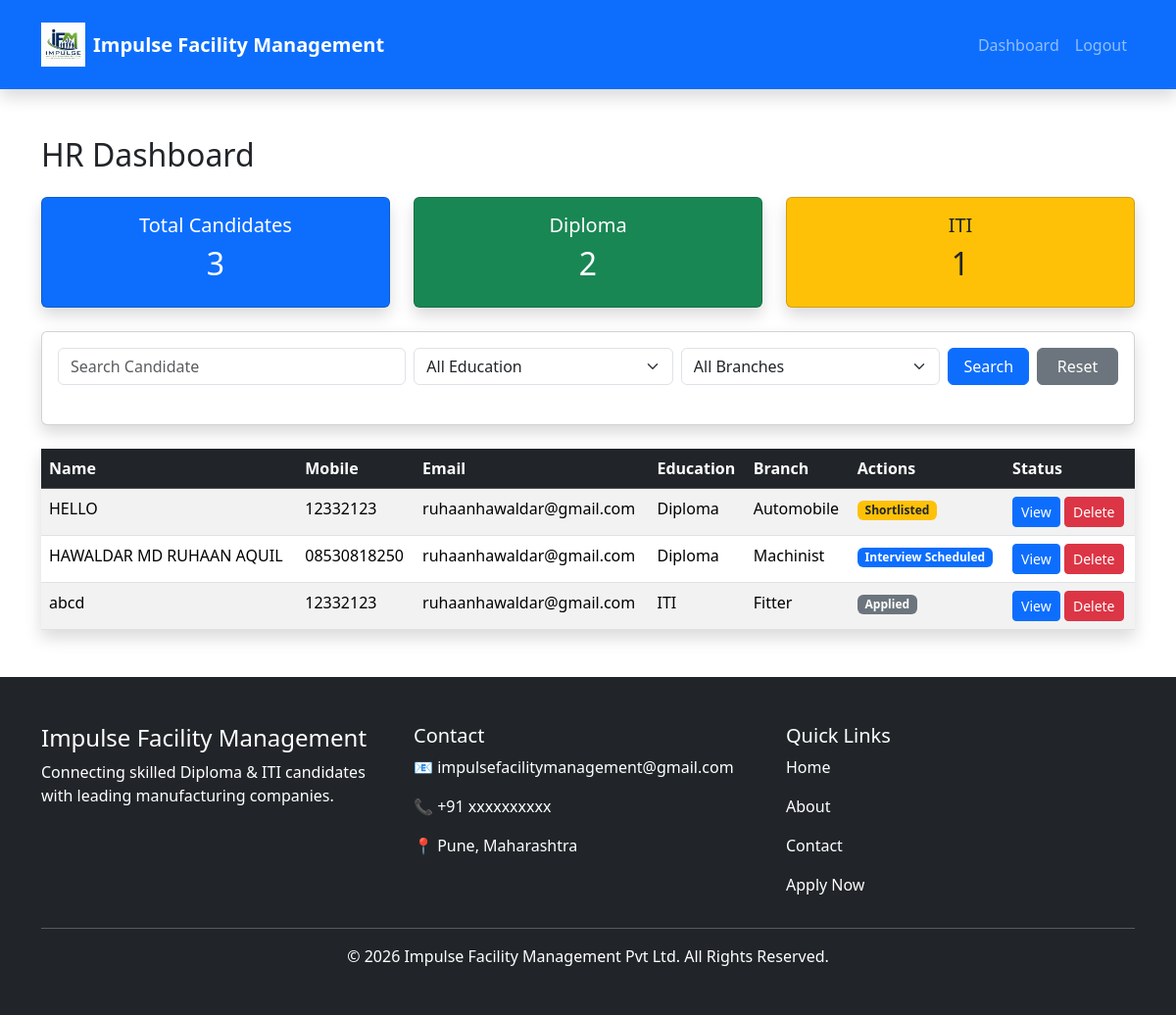
The page /dashboard/ (signed in) on the database its author committed.
### candidates/models.py (models this page shows)
class Candidate(models.Model):
    EDUCATION_CHOICES = [
        ("Diploma", "Diploma"),
        ("ITI", "ITI"),
    ]
    BRANCH_CHOICES = [
        ("Mechanical", "Mechanical"),
        ("Electrical", "Electrical"),
        ("Electronics", "Electronics"),
        ("Civil", "Civil"),
        ("Computer", "Computer"),
        ("CNC Operator", "CNC Operator"),
        ("Fitter", "Fitter"),
        ("Turner", "Turner"),
        ("Welder", "Welder"),
        ("Machinist", "Machinist"),
        ("Automobile", "Automobile"),
    ]
    EXPERIENCE_CHOICES = [
        ("Fresher", "Fresher"),
        ("0-1 Year", "0-1 Year"),
        ("1-3 Years", "1-3 Years"),
        ("3-5 Years", "3-5 Years"),
        ("5+ Years", "5+ Years"),
    ]
    STATUS_CHOICES = [
        ("Applied", "Applied"),
        ("Under Review", "Under Review"),
        ("Shortlisted", "Shortlisted"),
        ("Interview Scheduled", "Interview Scheduled"),
        ("Selected", "Selected"),
        ("Rejected", "Rejected"),
        ("Joined", "Joined"),
    ]
    name = models.CharField(max_length=100)
    mobile = models.CharField(max_length=15)
    email = models.EmailField()
    education = models.CharField(
        max_length=20,
        choices=EDUCATION_CHOICES
    )
    branch = models.CharField(
        max_length=50,
        choices=BRANCH_CHOICES
    )
    college = models.CharField(max_length=150)
    passing_year = models.IntegerField()
    percentage = models.DecimalField(max_digits=5, decimal_places=2)
    experience = models.CharField(
        max_length=30,
        choices=EXPERIENCE_CHOICES
    )
    status = models.CharField(
        max_length=30,
        choices=STATUS_CHOICES,
        default="Applied"
    )
    created_at = models.DateTimeField(auto_now_add=True)

### candidates/views.py (the view)
# urls.py: path("dashboard/", views.dashboard, name="dashboard"),
@login_required
def dashboard(request):
    search = request.GET.get("search", "")
    education = request.GET.get("education", "")
    branch = request.GET.get("branch", "")
    candidates = Candidate.objects.all()
    if search:
        candidates = candidates.filter(
            Q(name__icontains=search) |
            Q(branch__icontains=search) |
            Q(college__icontains=search)
        )
    if education:
        candidates = candidates.filter(education=education)
    if branch:
        candidates = candidates.filter(branch=branch)
    context = {
        "candidates": candidates,
        "total": Candidate.objects.count(),
        "diploma": Candidate.objects.filter(education="Diploma").count(),
        "iti": Candidate.objects.filter(education="ITI").count(),
        "search": search,
        "education": education,
        "branch": branch,
        "education_choices": Candidate.EDUCATION_CHOICES,
        "branch_choices": Candidate.BRANCH_CHOICES,
    }
    return render(request, "dashboard.html", context)

### templates/dashboard.html (shortened to what this page needs)
{% extends 'base.html' %}
{% block content %}
<h2 class="mb-4">HR Dashboard</h2>
<div class="row mb-4">
    <div class="col-md-4">
        <div class="card bg-primary text-white shadow">
            <div class="card-body text-center">
                <h5>Total Candidates</h5>
                <h2>{{ total }}</h2>
            </div>
        </div>
    </div>
    <div class="col-md-4">
        <div class="card bg-success text-white shadow">
            <div class="card-body text-center">
                <h5>Diploma</h5>
                <h2>{{ diploma }}</h2>
            </div>
        </div>
    </div>
    <div class="col-md-4">
        <div class="card bg-warning text-dark shadow">
            <div class="card-body text-center">
                <h5>ITI</h5>
                <h2>{{ iti }}</h2>
            </div>
        </div>
    </div>
</div>
<div class="card shadow mb-4">
    <div class="card-body">
<form method="GET" class="mb-4">
    <div class="row g-2">
        <div class="col-md-4">
            <input
                type="text"
                name="search"
                class="form-control"
                placeholder="Search Candidate"
                value="{{ search }}">
        </div>
        <div class="col-md-3">
            <select name="education" class="form-select">
                <option value="">All Education</option>
            </select>
        </div>
        <div class="col-md-3">
            <select name="branch" class="form-select">
                <option value="">All Branches</option>
            </select>
        </div>
        <div class="col-md-1">
            <button class="btn btn-primary w-100">
                Search
            </button>
        </div>
        <div class="col-md-1">
            <a href="{% url 'dashboard' %}" class="btn btn-secondary w-100">
                Reset
            </a>
        </div>
    </div>
</form>
    </div>
</div>
<table class="table table-striped table-hover shadow">
    <thead class="table-dark">
        <tr>
            <th>Name</th>
            <th>Mobile</th>
            <th>Email</th>
            <th>Education</th>
            <th>Branch</th>
            <th>Actions</th>
            <th>Status</th>
        </tr>
    </thead>
    <tbody>
        {% for c in candidates %}
        <tr>
            <td>{{ c.name }}</td>
            <td>{{ c.mobile }}</td>
            <td>{{ c.email }}</td>
            <td>{{ c.education }}</td>
            <td>{{ c.branch }}</td>
            <td>
                {% if c.status == "Applied" %}
                <span class="badge bg-secondary">{{ c.status }}</span>
                {% elif c.status == "Under Review" %}
                <span class="badge bg-info">{{ c.status }}</span>
                {% elif c.status == "Shortlisted" %}
                <span class="badge bg-warning text-dark">{{ c.status }}</span>
                {% elif c.status == "Interview Scheduled" %}
                <span class="badge bg-primary">{{ c.status }}</span>
                {% elif c.status == "Selected" %}
                <span class="badge bg-success">{{ c.status }}</span>
                {% elif c.status == "Rejected" %}
                <span class="badge bg-danger">{{ c.status }}</span>
                {% else %}
                <span class="badge bg-dark">{{ c.status }}</span>
                {% endif %}
            </td>
            <td>
                <a href="/candidate/{{ c.id }}/" class="btn btn-primary btn-sm">
                    View
                </a>
                <a href="/candidate/delete/{{ c.id }}/" class="btn btn-danger btn-sm"
                    onclick="return confirm('Delete this candidate?');">
                    Delete
                </a>
            </td>
        </tr>
        {% empty %}
        <tr>
            <td colspan="6" class="text-center">
                No candidates found.
            </td>
        </tr>
        {% endfor %}
    </tbody>
</table>
{% endblock %}

### templates/base.html (shortened to what this page needs)
{% load static %}
<!DOCTYPE html>
<html lang="en">
<head>
    <link href="https://cdn.jsdelivr.net/npm/bootstrap@5.3.7/dist/css/bootstrap.min.css" rel="stylesheet">
    <link rel="stylesheet" href="{% static 'css/style.css' %}">
</head>
<body>
    <nav class="navbar navbar-expand-lg navbar-dark bg-primary shadow">
        <div class="container">
            <a class="navbar-brand d-flex align-items-center" href="/">
                <img src="{% static 'images/logo.png' %}" width="45" class="me-2">
                <span class="fw-bold">
                    Impulse Facility Management
                </span>
            </a>
            <div class="collapse navbar-collapse" id="navbarNav">
                <ul class="navbar-nav ms-auto">
                    {% if user.is_authenticated %}
                    <li class="nav-item">
                        <a class="nav-link" href="/dashboard/">Dashboard</a>
                    </li>
                    <li class="nav-item">
                        <a class="nav-link" href="/logout/">Logout</a>
                    </li>
                    {% endif %}
                </ul>
            </div>
        </div>
    </nav>
    <div class="container mt-5">
        {% block content %}
        {% endblock %}
    </div>
    <footer class="bg-dark text-white mt-5">
        <div class="container py-5">
            <div class="row">
                <div class="col-md-4">
                    <h4>Impulse Facility Management</h4>
                    <p>
                        Connecting skilled Diploma & ITI candidates with
                        leading manufacturing companies.
                    </p>
                </div>
                <div class="col-md-4">
                    <h5>Contact</h5>
                    <p>📧 impulsefacilitymanagement@gmail.com</p>
                    <p>📞 +91 xxxxxxxxxx</p>
                    <p>📍 Pune, Maharashtra</p>
                </div>
                <div class="col-md-4">
                    <h5>Quick Links</h5>
                    <p><a href="/" class="text-white text-decoration-none">Home</a></p>
                    <p><a href="/about/" class="text-white text-decoration-none">About</a></p>
                    <p><a href="/contact/" class="text-white text-decoration-none">Contact</a></p>
                    <p><a href="/register/" class="text-white text-decoration-none">Apply Now</a></p>
                </div>
            </div>
            <hr>
            <p class="text-center mb-0">
                © 2026 Impulse Facility Management Pvt Ltd. All Rights Reserved.
            </p>
        </div>
    </footer>
</body>
</html>

### static/css/style.css (style rules this page uses)
.navbar { padding:18px 0; }
.nav-link { transition:.3s; }

### rows shown on the page
Candidate: name "HELLO", mobile "12332123", email "ruhaanhawaldar@gmail.com", education "Diploma", branch "Automobile", status "Shortlisted"
Candidate: name "HAWALDAR MD RUHAAN AQUIL", mobile "08530818250", email "ruhaanhawaldar@gmail.com", education "Diploma", branch "Machinist", status "Interview Scheduled"
Candidate: name "abcd", mobile "12332123", email "ruhaanhawaldar@gmail.com", education "ITI", branch "Fitter", status "Applied"

### other values the page prints
{{ total }} "3"
{{ diploma }} "2"
{{ iti }} "1"
